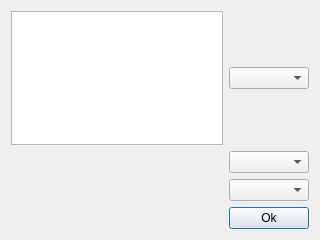
<?xml version="1.0" encoding="UTF-8"?>
<ui version="4.0">
 <class>settingswindow</class>
 <widget class="QDialog" name="settingswindow">
  <property name="geometry">
   <rect>
    <x>0</x>
    <y>0</y>
    <width>320</width>
    <height>240</height>
   </rect>
  </property>
  <property name="windowTitle">
   <string>Settings</string>
  </property>
  <layout class="QGridLayout" name="gridLayout_2">
   <item row="0" column="0">
    <layout class="QGridLayout" name="gridLayout">
     <item row="0" column="1">
      <widget class="QComboBox" name="comboBox_Device"/>
     </item>
     <item row="3" column="1">
      <widget class="QPushButton" name="pushButton_Ok">
       <property name="text">
        <string>Ok</string>
       </property>
      </widget>
     </item>
     <item row="1" column="1">
      <widget class="QComboBox" name="comboBox_BusSpeed"/>
     </item>
     <item row="2" column="1">
      <widget class="QComboBox" name="comboBox_IDlen"/>
     </item>
     <item row="1" column="0">
      <spacer name="horizontalSpacer">
       <property name="orientation">
        <enum>Qt::Horizontal</enum>
       </property>
       <property name="sizeType">
        <enum>QSizePolicy::Expanding</enum>
       </property>
       <property name="sizeHint" stdset="0">
        <size>
         <width>60</width>
         <height>20</height>
        </size>
       </property>
      </spacer>
     </item>
     <item row="0" column="0">
      <widget class="QPlainTextEdit" name="plainTextEdit_DeviceInfo"/>
     </item>
    </layout>
   </item>
  </layout>
 </widget>
 <resources/>
 <connections/>
</ui>
